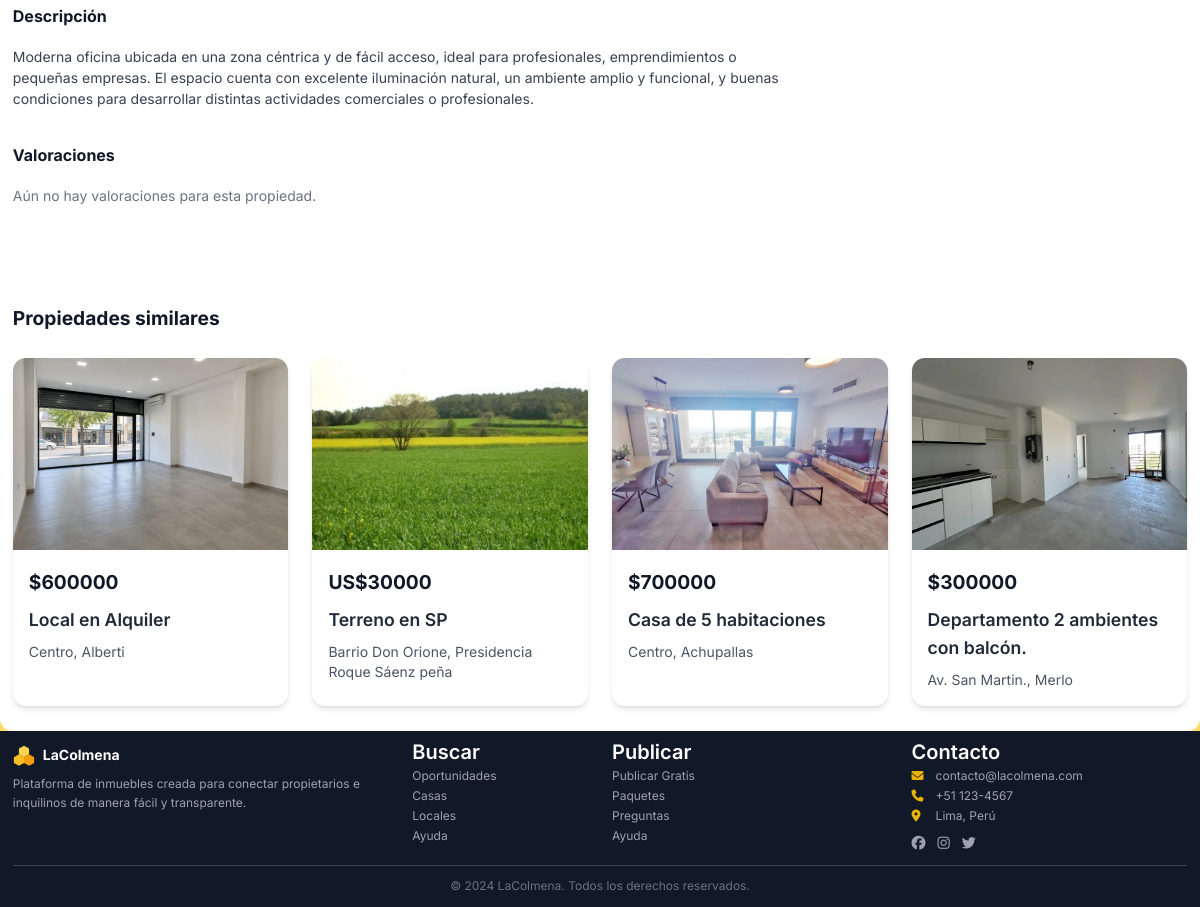
The page /propiedad/12/ (lower part) on the database as committed earlier.
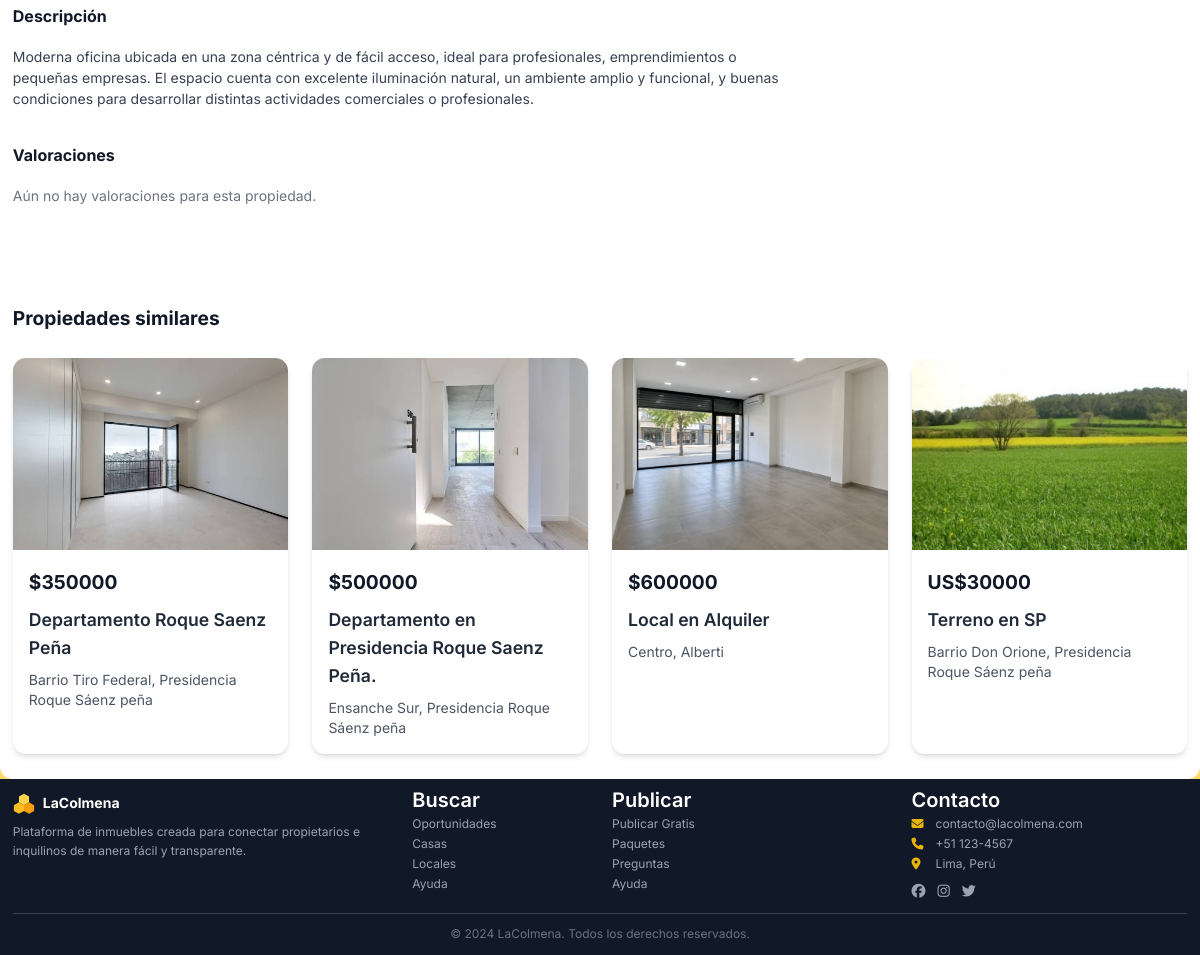
The same page on the database as committed later.
### propiedades/models.py (models this page shows, shortened)
class Propiedad(models.Model):
    TIPO_CHOICES = [
        ('departamento', 'Departamento'),
        ('casa', 'Casa'),
        ('cuarto', 'Cuarto'),
        ('local', 'Local Comercial'),
        ('terreno', 'Terreno'),
        ('oficina', 'Oficina'),
        ('galpon', 'Galpón'),
    ]
    OPERACION_CHOICES = [
        ('alquiler', 'Alquiler'),
        ('venta', 'Venta'),
    ]
    MONEDA_CHOICES = [
        ('ARS', '$ ARS'),
        ('USD', 'US$ USD'),
    ]
    TIPO_CONTACTO_CHOICES = [
        ('dueno', 'Dueño Directo'),
        ('inmobiliaria', 'Inmobiliaria'),
    ]
    ESTADO_CHOICES = [
        ('activa', 'Activa'),
        ('suspendida', 'Suspendida'),
        ('alquilada', 'Alquilada'),
        ('inactiva', 'Inactiva'),
    ]
    propietario = models.ForeignKey(settings.AUTH_USER_MODEL, on_delete=models.CASCADE, related_name='publicaciones')
    categoria = models.ForeignKey(Categoria, on_delete=models.SET_NULL, null=True, blank=True, related_name='propiedades')
    titulo = models.CharField(max_length=200)
    descripcion = models.TextField()
    tipo = models.CharField(max_length=20, choices=TIPO_CHOICES)
    operacion = models.CharField(max_length=20, choices=OPERACION_CHOICES, default='alquiler')
    precio = models.DecimalField(max_digits=10, decimal_places=2, validators=[MinValueValidator(0)])
    moneda = models.CharField(max_length=3, choices=MONEDA_CHOICES, default='ARS')
    incluye_expensas = models.BooleanField(default=False, help_text='¿El precio incluye gastos de expensas?')
    tipo_contacto = models.CharField(max_length=20, choices=TIPO_CONTACTO_CHOICES, default='dueno')
    provincia = models.ForeignKey('ubicaciones.Provincia', on_delete=models.PROTECT, related_name='propiedades')
    ciudad = models.CharField(max_length=100)
    distrito = models.CharField(max_length=100)
    direccion = models.CharField(max_length=255)
    latitud = models.DecimalField(max_digits=10, decimal_places=8, null=True, blank=True)
    longitud = models.DecimalField(max_digits=11, decimal_places=8, null=True, blank=True)
    area = models.DecimalField(max_digits=10, decimal_places=2, help_text='Área en m²')
    habitaciones = models.IntegerField(default=1, validators=[MinValueValidator(0)])
    banos = models.IntegerField(default=1, validators=[MinValueValidator(0)])
    estacionamiento = models.BooleanField(default=False)
    amoblado = models.BooleanField(default=False)
    mascotas = models.BooleanField(default=False)
    piso = models.IntegerField(null=True, blank=True, help_text='Número de piso', validators=[MinValueValidator(-5)])
    balcon = models.BooleanField(default=False, help_text='Tiene balcón o terraza')
    patio = models.BooleanField(default=False, help_text='Tiene patio o jardín')
    parrilla = models.BooleanField(default=False, help_text='Tiene parrilla')
    aire_acondicionado = models.BooleanField(default=False)
    calefaccion = models.BooleanField(default=False)
    ascensor = models.BooleanField(default=False)
    terraza = models.BooleanField(default=False)
    wifi = models.BooleanField(default=False)
    lavanderia = models.BooleanField(default=False, help_text='Tiene lavadero o lavandería')
    seguridad = models.BooleanField(default=False, help_text='Tiene seguridad o portero')
    amenities = models.BooleanField(default=False, help_text='Tiene amenities (pileta, gym, SUM)')
    accesibilidad = models.BooleanField(default=False, help_text='Apto para movilidad reducida')
    piscina = models.BooleanField(default=False)
    gimnasio = models.BooleanField(default=False)
    sauna = models.BooleanField(default=False)
    jacuzzi = models.BooleanField(default=False)
    quincho = models.BooleanField(default=False)
    solarium = models.BooleanField(default=False)
    area_deportiva = models.BooleanField(default=False, help_text='Cuenta con área o cancha deportiva')
    estado = models.CharField(max_length=20, choices=ESTADO_CHOICES, default='activa')
    motivo_suspension = models.CharField(max_length=255, blank=True, help_text='Motivo por el cual la propiedad fue suspendida')
    vistas = models.IntegerField(default=0)
    destacada = models.BooleanField(default=False)
    especial_estudiantes = models.BooleanField(default=False, help_text='Propiedad especial para estudiantes')
    fecha_publicacion = models.DateTimeField(auto_now_add=True)
    fecha_actualizacion = models.DateTimeField(auto_now=True)
    fecha_expiracion = models.DateTimeField(null=True, blank=True)
    class Meta:
        verbose_name = 'Propiedad'
        verbose_name_plural = 'Propiedades'
        ordering = ['-fecha_publicacion']
    def incrementar_vistas(self):
        self.vistas += 1
        self.save(update_fields=['vistas'])
    def get_moneda_simbolo(self):
        return 'US$' if self.moneda == 'USD' else '$'
    @property
    def imagen_principal(self):
        return self.imagenes.first()

class ImagenPropiedad(models.Model):
    propiedad = models.ForeignKey(Propiedad, on_delete=models.CASCADE, related_name='imagenes')
    imagen = models.ImageField(upload_to='propiedades/', validators=[validar_imagen_propiedad])
    orden = models.IntegerField(default=0)
    es_principal = models.BooleanField(default=False)
    fecha_subida = models.DateTimeField(auto_now_add=True)
    class Meta:
        verbose_name = 'Imagen de propiedad'
        verbose_name_plural = 'Imágenes de propiedades'
        ordering = ['orden', '-es_principal']

### propiedades/views.py (the view)
# urls.py: path('propiedad/<int:pk>/', views.detalle_propiedad, name='detalle'),
def detalle_propiedad(request, pk):
    propiedad = get_object_or_404(
        Propiedad.objects.select_related('propietario', 'categoria').prefetch_related('imagenes', 'valoraciones'),
        pk=pk
    )
    preview_mode = request.GET.get('preview') == '1'
    propiedad.incrementar_vistas()
    es_favorito = False
    if request.user.is_authenticated:
        es_favorito = Favorito.objects.filter(usuario=request.user, propiedad=propiedad).exists()
    valoraciones = propiedad.valoraciones.select_related('usuario').all()
    propiedades_similares = Propiedad.objects.filter(
        estado='activa',
        categoria=propiedad.categoria
    ).exclude(pk=propiedad.pk).select_related('propietario', 'categoria').prefetch_related('imagenes')[:4]
    context = {
        'propiedad': propiedad,
        'es_favorito': es_favorito,
        'valoraciones': valoraciones,
        'propiedades_similares': propiedades_similares,
        'preview_mode': preview_mode,
    }
    return render(request, 'propiedades/detalle.html', context)

### propiedades/templates/propiedades/detalle.html (shortened to what this page needs)
{% extends 'base.html' %}
{% block content %}
<div class="bg-white">
    <div class="max-w-7xl mx-auto px-4 sm:px-6 lg:px-8 py-8">
        <div class="grid grid-cols-1 lg:grid-cols-3 gap-8">
            <div class="lg:col-span-2">
                <div class="mb-8">
                    <h3 class="text-xl font-bold text-gray-900 mb-4">Descripción</h3>
                    <p class="text-gray-700 whitespace-pre-line">{{ propiedad.descripcion }}</p>
                </div>
                <div class="mb-8">
                    <div class="flex items-center justify-between mb-4">
                        <h3 class="text-xl font-bold text-gray-900">Valoraciones</h3>
                    </div>
                    {% if valoraciones %}
                        <div class="space-y-4">
                            {% for valoracion in valoraciones %}
                            <div class="bg-gray-50 p-4 rounded-lg">
                                <div class="flex items-center justify-between mb-2">
                                    <div class="flex items-center space-x-2">
                                        <div class="w-10 h-10 bg-yellow-500 rounded-full flex items-center justify-center text-white font-semibold">
                                            {{ valoracion.usuario.username.0|upper }}
                                        </div>
                                        <div>
                                            <p class="font-semibold text-gray-900">{{ valoracion.usuario.get_full_name|default:valoracion.usuario.username }}</p>
                                            <p class="text-gray-500 text-sm">{{ valoracion.fecha_valoracion|date:"d/m/Y" }}</p>
                                        </div>
                                    </div>
                                    <div class="text-yellow-500">
                                        {% for i in "12345" %}
                                            {% if forloop.counter <= valoracion.puntuacion %}
                                                <i class="fas fa-star"></i>
                                            {% else %}
                                                <i class="far fa-star"></i>
                                            {% endif %}
                                        {% endfor %}
                                    </div>
                                </div>
                                {% if valoracion.comentario %}
                                <p class="text-gray-700">{{ valoracion.comentario }}</p>
                                {% endif %}
                            </div>
                            {% endfor %}
                        </div>
                    {% else %}
                        <p class="text-gray-500">Aún no hay valoraciones para esta propiedad.</p>
                    {% endif %}
                </div>
            </div>
            <div class="lg:col-span-1">
            </div>
        </div>
        {% if propiedades_similares %}
        <div class="mt-16">
            <h3 class="text-2xl font-bold text-gray-900 mb-6">Propiedades similares</h3>
            <div class="grid grid-cols-1 md:grid-cols-2 lg:grid-cols-4 gap-6">
                {% for similar in propiedades_similares %}
                <div class="bg-white rounded-xl shadow-md overflow-hidden hover:shadow-xl transition">
                    <a href="{% url 'propiedades:detalle' similar.pk %}">
                        {% if similar.imagen_principal %}
                        <img src="{{ similar.imagen_principal.imagen.url }}"
                             alt="{{ similar.titulo }}"
                             class="w-full h-48 object-cover">
                        {% else %}
                        <div class="w-full h-48 bg-gradient-to-br from-yellow-400 to-orange-500 flex items-center justify-center">
                            <i class="fas fa-home text-white text-4xl opacity-50"></i>
                        </div>
                        {% endif %}
                    </a>
                    <div class="p-4">
                        <div class="text-2xl font-bold text-gray-900 mb-2">
                            {{ similar.get_moneda_simbolo }}{{ similar.precio|floatformat:0 }}
                        </div>
                        <a href="{% url 'propiedades:detalle' similar.pk %}">
                            <h4 class="text-lg font-semibold text-gray-800 mb-2 hover:text-yellow-600 transition">
                                {{ similar.titulo|truncatewords:6 }}
                            </h4>
                        </a>
                        <p class="text-gray-600 text-sm">
                            {{ similar.distrito }}, {{ similar.ciudad }}
                        </p>
                    </div>
                </div>
                {% endfor %}
            </div>
        </div>
        {% endif %}
    </div>
</div>
{% endblock %}

### templates/base.html (shortened to what this page needs)
{% load static %}
<!DOCTYPE html>
<html lang="es">
<head>
    <link rel="stylesheet" href="{% static 'css/output.css' %}">
    <link rel="stylesheet" href="https://cdnjs.cloudflare.com/ajax/libs/font-awesome/6.5.1/css/all.min.css">
</head>
<body>
    <main>
        {% block content %}{% endblock %}
    </main>
    <footer class="bg-gray-900 text-white mt-0">
        <div class="max-w-7xl mx-auto px-4 sm:px-6 lg:px-8 py-4">
            <div class="grid grid-cols-1 md:grid-cols-12 gap-6 items-start">
                <div class="md:col-span-4">
                    <div class="flex items-center space-x-2 mb-2">
                        <svg width="22" height="22" viewBox="0 0 100 100" xmlns="http://www.w3.org/2000/svg">
                            <polygon points="50,8 73,21 73,47 50,60 27,47 27,21" fill="#FCD34D" />
                            <polygon points="27,47 50,60 50,86 27,99 4,86 4,60" fill="#FBBF24" />
                            <polygon points="73,47 96,60 96,86 73,99 50,86 50,60" fill="#F59E0B" />
                        </svg>
                        <span class="text-sm font-bold">LaColmena</span>
                    </div>
                    <p class="text-gray-400 text-xs leading-relaxed pr-4">
                        Plataforma de inmuebles creada para conectar propietarios e inquilinos de manera fácil y transparente.
                    </p>
                </div>
                <div class="md:col-span-2">
                    <h3 class="font-semibold mb-2 text-xs text-white">Buscar</h3>
                    <ul class="space-y-1 text-gray-400 text-xs">
                        <li><a href="{% url 'propiedades:listado' %}" class="hover:text-yellow-400 transition-colors">Oportunidades</a></li>
                        <li><a href="{% url 'propiedades:listado' %}?tipo=casa" class="hover:text-yellow-400 transition-colors">Casas</a></li>
                        <li><a href="{% url 'propiedades:listado' %}?tipo=departamento" class="hover:text-yellow-400 transition-colors">Locales</a></li>
                        <li><a href="{% url 'suscripciones:planes' %}" class="hover:text-yellow-400 transition-colors">Ayuda</a></li>
                    </ul>
                </div>
                <div class="md:col-span-3">
                    <h3 class="font-semibold mb-2 text-xs text-white">Publicar</h3>
                    <ul class="space-y-1 text-gray-400 text-xs">
                        <li><a href="{% url 'propiedades:crear' %}" class="hover:text-yellow-400 transition-colors">Publicar Gratis</a></li>
                        <li><a href="{% url 'suscripciones:planes' %}" class="hover:text-yellow-400 transition-colors">Paquetes</a></li>
                        <li><a href="#" class="hover:text-yellow-400 transition-colors">Preguntas</a></li>
                        <li><a href="#" class="hover:text-yellow-400 transition-colors">Ayuda</a></li>
                    </ul>
                </div>
                <div class="md:col-span-3">
                    <h3 class="font-semibold mb-2 text-xs text-white">Contacto</h3>
                    <ul class="space-y-1 text-gray-400 text-xs">
                        <li class="flex items-center">
                            <i class="fas fa-envelope w-4 text-yellow-500"></i>
                            <span class="ml-2">contacto@lacolmena.com</span>
                        </li>
                        <li class="flex items-center">
                            <i class="fas fa-phone w-4 text-yellow-500"></i>
                            <span class="ml-2">+51 123-4567</span>
                        </li>
                        <li class="flex items-center">
                            <i class="fas fa-map-marker-alt w-4 text-yellow-500"></i>
                            <span class="ml-2">Lima, Perú</span>
                        </li>
                    </ul>
                    <div class="flex space-x-3 mt-2">
                        <a href="#" class="text-gray-400 hover:text-yellow-400 transition-colors">
                            <i class="fab fa-facebook text-sm"></i>
                        </a>
                        <a href="#" class="text-gray-400 hover:text-yellow-400 transition-colors">
                            <i class="fab fa-instagram text-sm"></i>
                        </a>
                        <a href="#" class="text-gray-400 hover:text-yellow-400 transition-colors">
                            <i class="fab fa-twitter text-sm"></i>
                        </a>
                    </div>
                </div>
            </div>
            <hr class="border-gray-700 my-3">
            <div class="text-center text-gray-500 text-xs">
                © 2024 LaColmena. Todos los derechos reservados.
            </div>
        </div>
    </footer>
</body>
</html>

Rows that differ between the two databases and show on the page:
no longer on this page (row unchanged): Propiedad: imagen_principal.imagen (picture), get_moneda_simbolo "$", precio "700000", titulo "Casa de 5 habitaciones", distrito "Centro", ciudad "Achupallas"
no longer on this page (row unchanged): Propiedad: imagen_principal.imagen (picture), get_moneda_simbolo "$", precio "300000", titulo "Departamento 2 ambientes con balcón.", distrito "Av. San Martin.", ciudad "Merlo"
added Propiedad: imagen_principal.imagen (picture), get_moneda_simbolo "$", precio "350000", titulo "Departamento Roque Saenz Peña", distrito "Barrio Tiro Federal", ciudad "Presidencia Roque Sáenz peña"
added Propiedad: imagen_principal.imagen (picture), get_moneda_simbolo "$", precio "500000", titulo "Departamento en Presidencia Roque Saenz Peña.", distrito "Ensanche Sur", ciudad "Presidencia Roque Sáenz peña"
